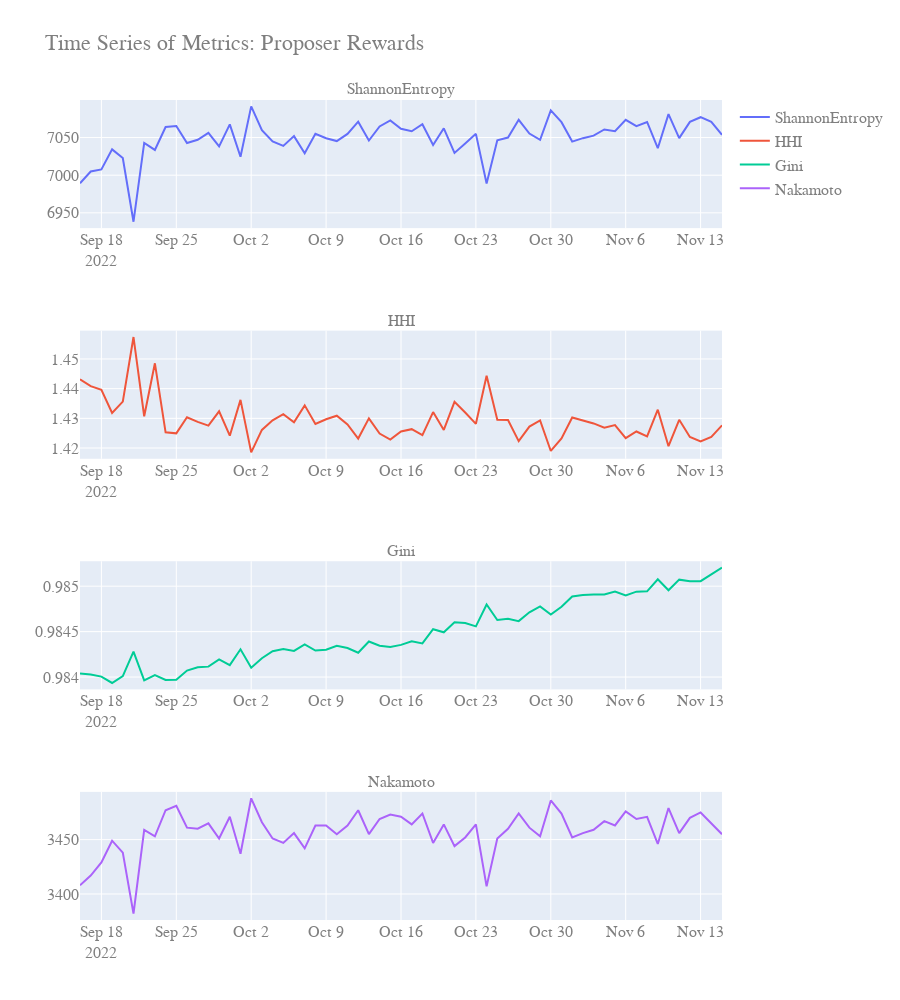

Write notebook code for a chart like this one.
### Code cell
import plotly.graph_objects as go
from plotly.subplots import make_subplots
import pandas as pd

# Sample dataframe (replace with your actual dataframe)
df = data.copy()

# Create a 4x1 subplot layout
fig = make_subplots(rows=4, cols=1, shared_xaxes=False, subplot_titles=('ShannonEntropy', 'HHI', 'Gini', 'Nakamoto'))

# Add traces for each metric
fig.add_trace(go.Scatter(x=df['date'], y=df['ShannonEntropy'], mode='lines', name='ShannonEntropy'), row=1, col=1)
fig.add_trace(go.Scatter(x=df['date'], y=df['HHI'], mode='lines', name='HHI'), row=2, col=1)
fig.add_trace(go.Scatter(x=df['date'], y=df['Gini'], mode='lines', name='Gini'), row=3, col=1)
fig.add_trace(go.Scatter(x=df['date'], y=df['Nakamoto'], mode='lines', name='Nakamoto'), row=4, col=1)

# LaTeX styled title and subplot titles
fig.update_layout(
    title_text="Time Series of Metrics: Proposer Rewards",
    font=dict(family="Courier New, monospace", size=16, color="#7f7f7f"),
    height=1000,  # Adjusted height
    template="plotly"  # Set the theme to ggplot2
)

# Add LaTeX explanation
# Explanation with LaTeX-style formatting
#explanation = "Note: In this plot, the symbol $\\mu$ represents the metric prefix 'micro-', denoting a factor of $10^{-6}$."

# Show the plot
fig.show()
